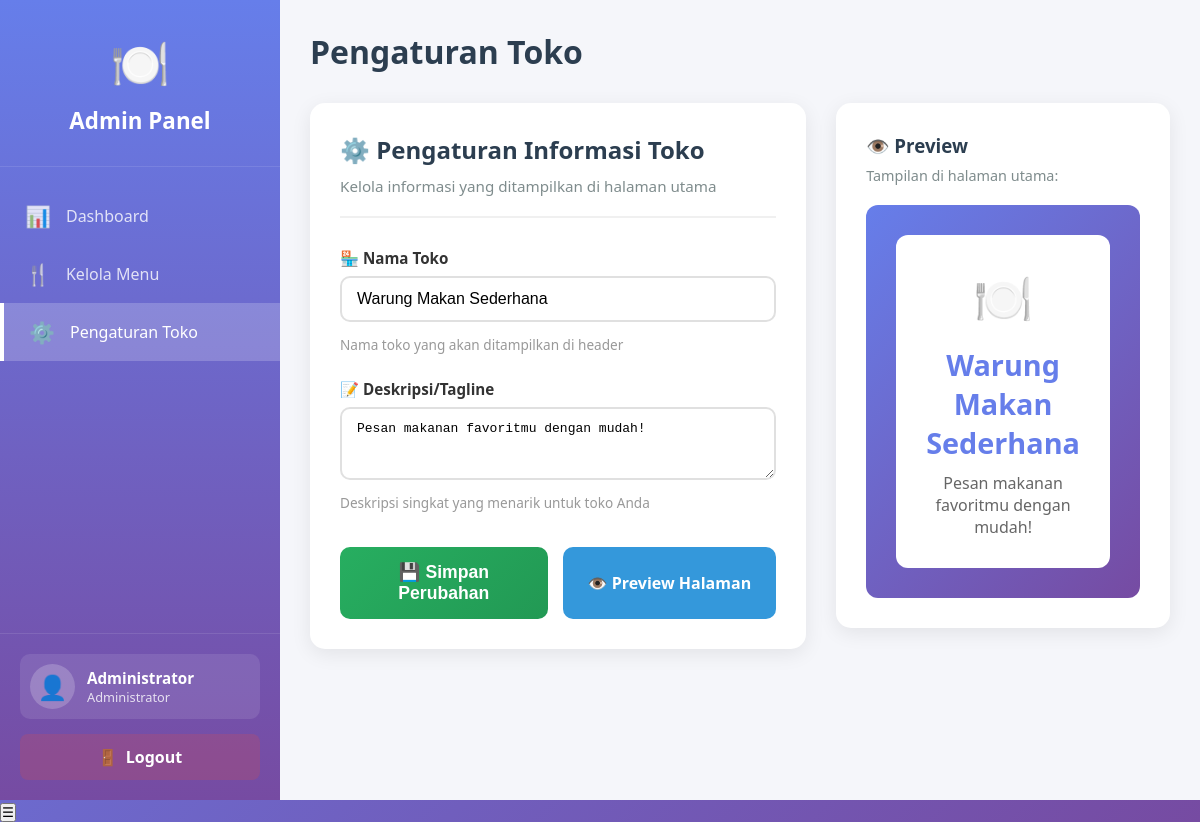
/settings.php (signed in), run on the app's committed database.
### tables this page shows
CREATE TABLE `pengaturan_toko` (
  `id` int(11) NOT NULL,
  `nama_toko` varchar(100) NOT NULL,
  `deskripsi` text DEFAULT NULL,
  `logo` varchar(200) DEFAULT NULL,
  `updated_at` timestamp NOT NULL DEFAULT current_timestamp() ON UPDATE current_timestamp()
);

### AuthClass.php (called while the page is built, shortened)
<?php
class Auth {
    public function isLoggedIn() {
        return isset($_SESSION['is_admin']) && $_SESSION['is_admin'] === true;
    }
    public function getAdminInfo() {
        if ($this->isLoggedIn()) {
            return [
                'id' => $_SESSION['admin_id'],
                'username' => $_SESSION['admin_username'],
                'nama' => $_SESSION['admin_nama']
            ];
        }
        return null;
    }
}
?>

### settings.php (the view, shortened to what this page needs)
<?php
require_once 'config.php';
require_once 'AuthClass.php';
$auth = new Auth($conn);
$auth->requireLogin();
$admin_info = $auth->getAdminInfo();
$query = "SELECT * FROM pengaturan_toko LIMIT 1";
$result = mysqli_query($conn, $query);
$settings = mysqli_fetch_assoc($result);
?>
<!DOCTYPE html>
<html lang="id">
<head>
    <link rel="stylesheet" href="style.css">
</head>
<body>
    <div class="admin-wrapper">
        <aside class="admin-sidebar" id="sidebar">
            <div class="sidebar-header">
                <div class="logo">🍽️</div>
                <h3>Admin Panel</h3>
            </div>
            <nav class="sidebar-menu">
                <a href="admin.php" class="menu-item">
                    <span class="icon">📊</span>
                    <span>Dashboard</span>
                </a>
                <a href="manage_menu.php" class="menu-item">
                    <span class="icon">🍴</span>
                    <span>Kelola Menu</span>
                </a>
                <a href="settings.php" class="menu-item active">
                    <span class="icon">⚙️</span>
                    <span>Pengaturan Toko</span>
                </a>
            </nav>
            <div class="sidebar-footer">
                <div class="admin-profile">
                    <div class="profile-icon">👤</div>
                    <div class="profile-info">
                        <div class="profile-name"><?php echo $admin_info['nama']; ?></div>
                        <div class="profile-role">Administrator</div>
                    </div>
                </div>
                <a href="?logout=1" class="btn-logout">
                    <span>🚪</span> Logout
                </a>
            </div>
        </aside>
        <main class="admin-main">
            <div class="admin-header">
                <h1>Pengaturan Toko</h1>
            </div>
            <div class="settings-container">
                <div class="settings-card">
                    <div class="settings-header">
                        <h2>⚙️ Pengaturan Informasi Toko</h2>
                        <p>Kelola informasi yang ditampilkan di halaman utama</p>
                    </div>
                    <form method="POST" class="settings-form">
                        <div class="form-group">
                            <label>🏪 Nama Toko</label>
                            <input type="text"
                                   name="nama_toko"
                                   value="<?php echo htmlspecialchars($settings['nama_toko']); ?>"
                                   required
                                   placeholder="Contoh: Warung Makan Sederhana"
                                   class="form-control">
                            <p class="form-hint">Nama toko yang akan ditampilkan di header</p>
                        </div>
                        <div class="form-group">
                            <label>📝 Deskripsi/Tagline</label>
                            <textarea name="deskripsi"
                                      rows="3"
                                      placeholder="Contoh: Pesan makanan favoritmu dengan mudah!"
                                      class="form-control"><?php echo htmlspecialchars($settings['deskripsi']); ?></textarea>
                            <p class="form-hint">Deskripsi singkat yang menarik untuk toko Anda</p>
                        </div>
                        <div class="form-actions">
                            <button type="submit" name="update_settings" class="btn-save-settings">
                                💾 Simpan Perubahan
                            </button>
                            <a href="index.php" target="_blank" class="btn-preview">
                                👁️ Preview Halaman
                            </a>
                        </div>
                    </form>
                </div>
                <div class="preview-card">
                    <div class="preview-header">
                        <h3>👁️ Preview</h3>
                        <p>Tampilan di halaman utama:</p>
                    </div>
                    <div class="preview-content">
                        <div class="preview-header-demo">
                            <div class="preview-logo">🍽️</div>
                            <h1><?php echo htmlspecialchars($settings['nama_toko']); ?></h1>
                            <p class="preview-tagline"><?php echo htmlspecialchars($settings['deskripsi']); ?></p>
                        </div>
                    </div>
                </div>
            </div>
        </main>
    </div>
    <button class="mobile-menu-toggle" onclick="toggleSidebar()">☰</button>
</body>
</html>

### style.css (style rules this page uses)
* { margin: 0; padding: 0; box-sizing: border-box; }
body { font-family: 'Segoe UI', Tahoma, Geneva, Verdana, sans-serif; background: linear-gradient(135deg, #667eea 0%, #764ba2 100%); min-height: 100vh; }
.settings-container { display: grid; grid-template-columns: 1.5fr 1fr; gap: 30px; }
.settings-card { background: white; padding: 30px; border-radius: 15px; box-shadow: 0 5px 20px rgba(0,0,0,0.08); }
.settings-header { margin-bottom: 30px; padding-bottom: 20px; border-bottom: 2px solid #f0f0f0; }
.settings-header h2 { color: #2c3e50; font-size: 1.5em; margin-bottom: 10px; }
.settings-header p { color: #7f8c8d; font-size: 0.95em; }
.settings-form { display: flex; flex-direction: column; gap: 25px; }
.form-hint { font-size: 0.85em; color: #999; margin-top: 5px; }
.form-actions { display: flex; gap: 15px; margin-top: 10px; }
.btn-save-settings { flex: 1; background: linear-gradient(135deg, #27ae60 0%, #229954 100%); color: white; padding: 15px; border: none; border-radius: 10px; font-size: 1.1em; font-weight: bold; cursor: pointer; transition: all 0.3s; }
.btn-preview { background: #3498db; color: white; padding: 15px 25px; border: none; border-radius: 10px; font-weight: bold; text-decoration: none; display: flex; align-items: center; justify-content: center; transition: all 0.3s; }
.preview-card { background: white; padding: 30px; border-radius: 15px; box-shadow: 0 5px 20px rgba(0,0,0,0.08); height: fit-content; position: sticky; top: 20px; }
.preview-header { margin-bottom: 20px; }
.preview-header h3 { color: #2c3e50; margin-bottom: 8px; }
.preview-header p { color: #7f8c8d; font-size: 0.9em; }
.preview-content { background: linear-gradient(135deg, #667eea 0%, #764ba2 100%); padding: 30px; border-radius: 12px; }
.preview-header-demo { background: white; padding: 30px; border-radius: 12px; text-align: center; }
.preview-logo { font-size: 3em; margin-bottom: 15px; }
.preview-header-demo h1 { color: #667eea; font-size: 1.8em; margin-bottom: 10px; }
.preview-tagline { color: #666; font-size: 1em; }
.form-group { display: flex; flex-direction: column; gap: 8px; }
.form-group label { color: #333; font-weight: 600; font-size: 0.95em; }
.form-control { padding: 12px 15px; border: 2px solid #e0e0e0; border-radius: 10px; font-size: 1em; transition: all 0.3s; }
.admin-wrapper { display: flex; min-height: 100vh; background: #f5f6fa; }
.admin-sidebar { width: 280px; background: linear-gradient(180deg, #667eea 0%, #764ba2 100%); color: white; display: flex; flex-direction: column; position: fixed; height: 100vh; overflow-y: auto; }
.sidebar-header { padding: 30px 20px; text-align: center; border-bottom: 1px solid rgba(255,255,255,0.1); }
.logo { font-size: 3em; margin-bottom: 10px; }
.sidebar-header h3 { font-size: 1.4em; }
.sidebar-menu { flex: 1; padding: 20px 0; }
.menu-item { display: flex; align-items: center; gap: 15px; padding: 15px 25px; color: rgba(255,255,255,0.8); text-decoration: none; transition: all 0.3s; }
.menu-item.active { background: rgba(255,255,255,0.2); color: white; border-left: 4px solid white; }
.menu-item .icon { font-size: 1.3em; }
.sidebar-footer { padding: 20px; border-top: 1px solid rgba(255,255,255,0.1); }
.admin-profile { display: flex; align-items: center; gap: 12px; margin-bottom: 15px; padding: 10px; background: rgba(255,255,255,0.1); border-radius: 10px; }
.profile-icon { width: 45px; height: 45px; background: rgba(255,255,255,0.2); border-radius: 50%; display: flex; align-items: center; justify-content: center; font-size: 1.5em; }
.profile-info { flex: 1; }
.profile-name { font-weight: 600; font-size: 0.95em; }
.profile-role { font-size: 0.8em; opacity: 0.8; }
.btn-logout { display: flex; align-items: center; justify-content: center; gap: 8px; width: 100%; padding: 12px; background: rgba(231, 76, 60, 0.2); color: white; text-decoration: none; border-radius: 8px; font-weight: 600; transition: all 0.3s; }
.admin-main { margin-left: 280px; flex: 1; padding: 30px; }
.admin-header { display: flex; justify-content: space-between; align-items: center; margin-bottom: 30px; }
.admin-header h1 { color: #2c3e50; font-size: 2em; }

### data on the page
pengaturan_toko: nama_toko "Warung Makan Sederhana", deskripsi "Pesan makanan favoritmu dengan mudah!"

### other printed values
$admin_info['nama'] "Administrator"
